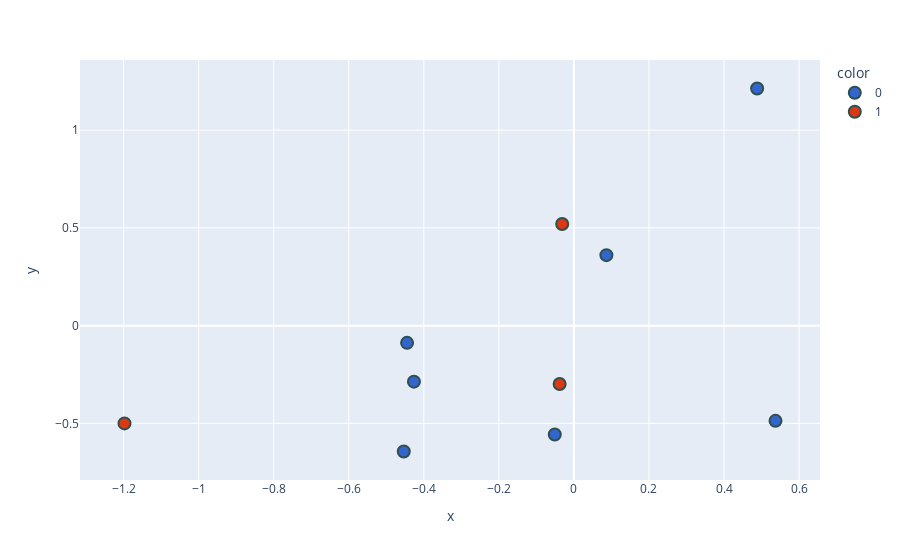

The notebook cell saved with this chart:
### Code cell
new_df['target'] = new_df['target'].astype('str')
fig = px.scatter(x=new_df['PC1'],
                 y=new_df['PC2'],
                 color=new_df['target'],
                 color_discrete_sequence=px.colors.qualitative.G10
                )

fig.update_traces(marker=dict(size=12,
                              line=dict(width=2,
                                        color='DarkSlateGrey')),
                  selector=dict(mode='markers'))
fig.show()

### Figure 1 — Plotly figure (JSON) as saved in the notebook; plotly's stock layout.template omitted (floating-point values rounded to 4 significant figures)
{"data": [{"hovertemplate": "color=0<br>x=%{x}<br>y=%{y}<extra></extra>", "legendgroup": "0", "marker": {"color": "#3366CC", "line": {"color": "DarkSlateGrey", "width": 2}, "size": 12, "symbol": "circle"}, "mode": "markers", "name": "0", "orientation": "v", "showlegend": true, "type": "scatter", "x": [0.08653, -0.4446, 0.5372, -0.4264, 0.4882, -0.05108, -0.4535], "xaxis": "x", "y": [0.3607, -0.08802, -0.487, -0.2865, 1.213, -0.5568, -0.6439], "yaxis": "y"}, {"hovertemplate": "color=1<br>x=%{x}<br>y=%{y}<extra></extra>", "legendgroup": "1", "marker": {"color": "#DC3912", "line": {"color": "DarkSlateGrey", "width": 2}, "size": 12, "symbol": "circle"}, "mode": "markers", "name": "1", "orientation": "v", "showlegend": true, "type": "scatter", "x": [-0.03127, -0.0381, -1.198], "xaxis": "x", "y": [0.5201, -0.2985, -0.5001], "yaxis": "y"}], "layout": {"legend": {"title": {"text": "color"}, "tracegroupgap": 0}, "margin": {"t": 60}, "xaxis": {"anchor": "y", "domain": [0, 1], "title": {"text": "x"}}, "yaxis": {"anchor": "x", "domain": [0, 1], "title": {"text": "y"}}}}
